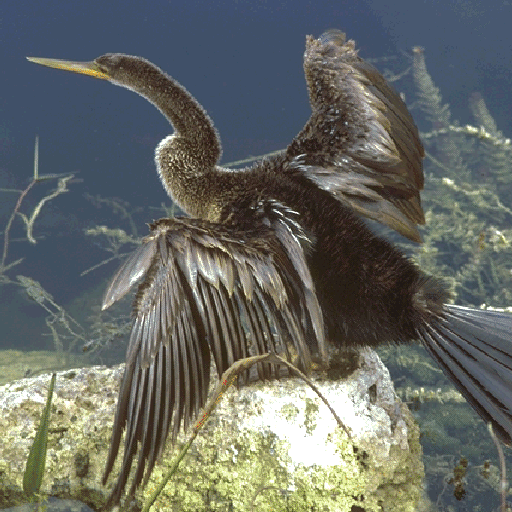
#> input picture dataset/train/105.png, 512 x 512 px; its folder holds 4 pictures in this run
$ python data_augmentation_processing.py
#> lines starting #> are read from the running program, lines starting #| are printed output that depends on the picture
from __future__ import division, print_function

import cv2
import numpy as np
import os

import shutil
from distutils.dir_util import copy_tree
from shutil import copyfile

basedir = './dataset/train/'
savedir = './dataset/train_augment/'
def flip(in_image):
#> called with in_image = './dataset/train/105.png'
    image  =cv2.imread(in_image)
#> image is the input picture: shape (512, 512, 3); mean B, G, R 100.2, 105.9, 102.5
    vertical_img = image.copy()
    vertical_img = cv2.flip(image,1)
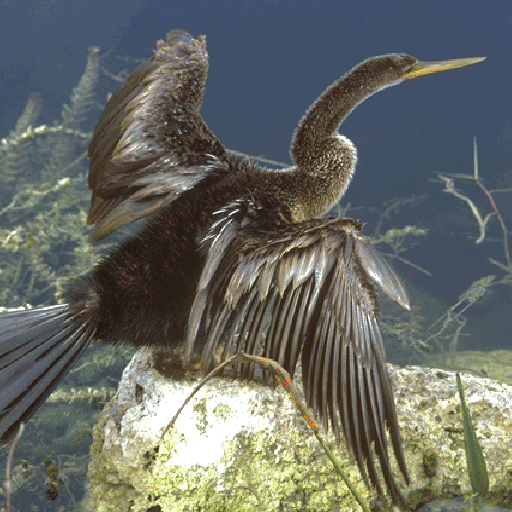
#> vertical_img: shape (512, 512, 3); mean B, G, R 100.2, 105.9, 102.5
    return vertical_img
# [47 lines left out: functions left_15, left_10, left_5, right_15, right_10, right_5, not called in this run]

if not os.path.exists(savedir):
    os.mkdir(savedir)

for image_file in sorted(os.listdir(basedir)):
    full_dir = os.path.join(basedir, image_file)
    print(full_dir)
    flip_image = flip(full_dir)
    if flip_image is not None:
        cv2.imwrite(os.path.join(savedir, str('flip_'+image_file)), flip_image)
    save_path = os.path.join(savedir, image_file)
    copyfile(full_dir, save_path)
    '''
        left_15_image = left_15(full_dir)
        left_15_image_copy = left_15_image.copy()
        left_15_flip_image = cv2.flip(left_15_image_copy,1)
        left_10_image = left_10(full_dir)
        left_10_image_copy = left_10_image.copy()
        left_10_flip_image = cv2.flip(left_10_image_copy,1)
        left_5_image = left_5(full_dir)
        left_5_image_copy = left_5_image.copy()
        left_5_flip_image = cv2.flip(left_5_image_copy,1)
        right_15_image = right_15(full_dir)
        right_15_image_copy = right_15_image.copy()
        right_15_flip_image = cv2.flip(right_15_image_copy,1)
        right_10_image = right_10(full_dir)
        right_10_image_copy = right_10_image.copy()
        right_10_flip_image = cv2.flip(right_10_image_copy,1)
        right_5_image = right_5(full_dir)
        right_5_image_copy = right_5_image.copy()
        right_5_flip_image = cv2.flip(right_5_image_copy,1)
        '''
#> pass 2 of the loop `for image_file in sorted(os.listdir(basedir)):`:
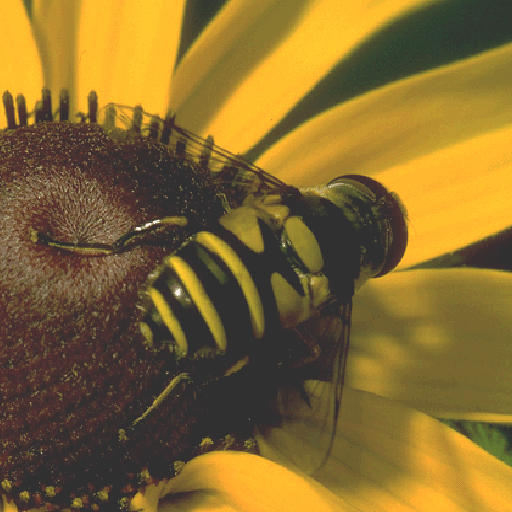
#> input picture dataset/train/114.png, 512 x 512 px
#> in flip, image is the input picture: shape (512, 512, 3); mean B, G, R 49.3, 105.4, 131.8
#> in flip (call 2), `vertical_img = cv2.flip(image,1)`:
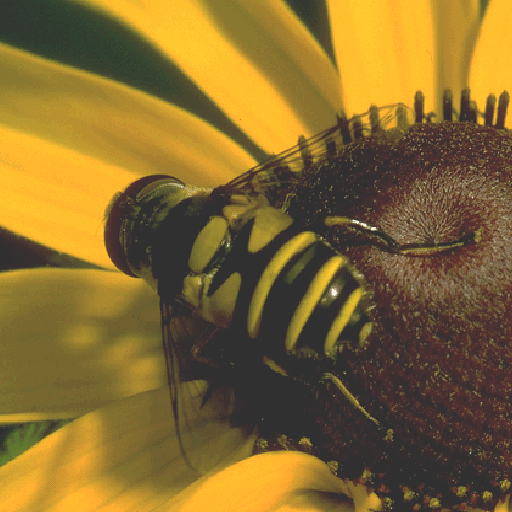
#> vertical_img: shape (512, 512, 3); mean B, G, R 49.3, 105.4, 131.8
#> pass 3 of the loop `for image_file in sorted(os.listdir(basedir)):`:
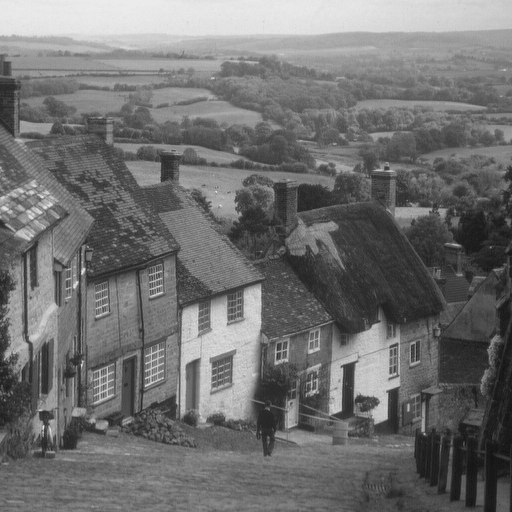
#> input picture dataset/train/13.png, 512 x 512 px
#> in flip, image is the input picture: shape (512, 512, 3); min 16, max 235, mean 112.2
#> in flip (call 3), `vertical_img = cv2.flip(image,1)`:
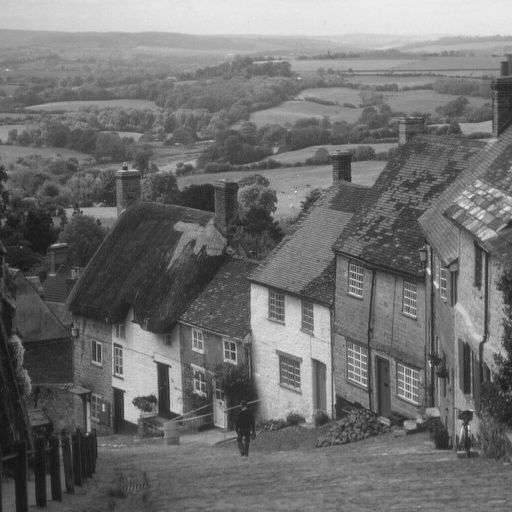
#> vertical_img: shape (512, 512, 3); min 16, max 235, mean 112.2
#> the loop made 4 passes; the first 3 are shown
